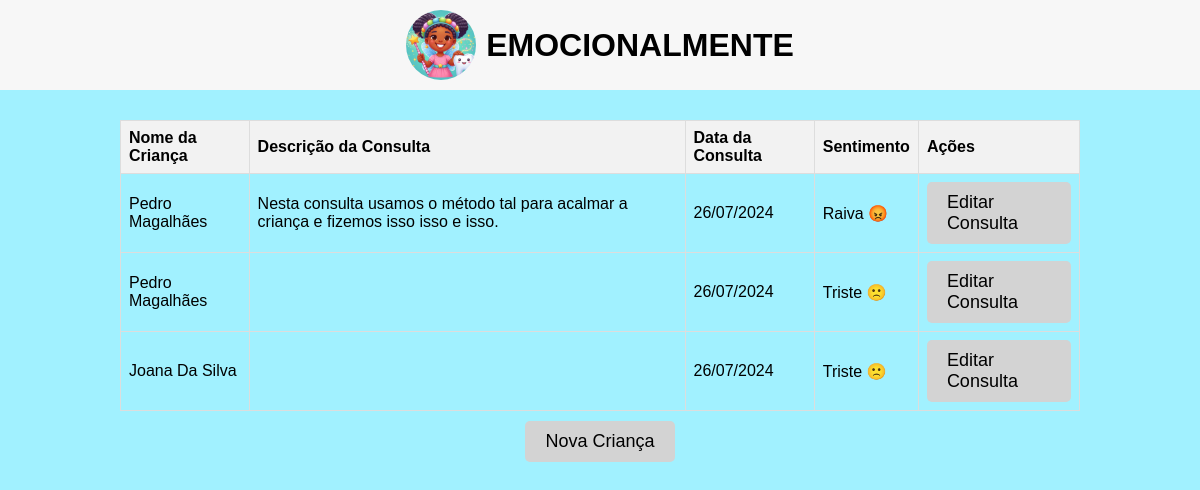
/tabelaConsultas.php (signed in), run on the app's committed database.
### tables this page shows
CREATE TABLE `consulta` (
  `consultaId` int(11) NOT NULL,
  `consultaTxt` mediumtext DEFAULT NULL,
  `criancaId` int(11) NOT NULL,
  `login_medico` varchar(120) NOT NULL,
  `sentimento` varchar(10) DEFAULT NULL,
  `dataConsulta` date DEFAULT NULL
);

CREATE TABLE `crianca` (
  `criancaId` int(11) NOT NULL,
  `cor_pele` varchar(15) DEFAULT NULL,
  `tipo_cabelo` varchar(11) DEFAULT NULL,
  `cor_cabelo` varchar(11) DEFAULT NULL,
  `oculos` int(11) DEFAULT NULL,
  `sentimento` int(11) DEFAULT NULL,
  `nome` varchar(120) DEFAULT NULL,
  `genero` varchar(2) DEFAULT NULL,
  `senha` varchar(120) DEFAULT NULL,
  `login_medico` varchar(150) DEFAULT NULL
);

### tabelaConsultas.php (the view, shortened to what this page needs)
<?php
$servername = "localhost";
$username = "root";
$password = "";
$dbname = "web";
$conn = new mysqli($servername, $username, $password, $dbname);
$login = $_SESSION['login'];
$sqlConsultas = "
    SELECT c.consultaId, c.consultaTxt, c.criancaId, c.dataConsulta, cri.nome, c.sentimento
    FROM consulta c
    JOIN crianca cri ON c.criancaId = cri.criancaId
    WHERE c.login_medico = ?
";
$stmtConsultas = $conn->prepare($sqlConsultas);
$stmtConsultas->bind_param("s", $login);
$stmtConsultas->execute();
$resultConsultas = $stmtConsultas->get_result();
$consultas = [];
if ($resultConsultas->num_rows > 0) {
    while ($row = $resultConsultas->fetch_assoc()) {
        $consultas[] = $row;
    }
}
?>
<!DOCTYPE html>
<html>
<head>
    <link rel="stylesheet" href="stylesTable.css">
</head>
<body>
<div class="header">
    <img src="imgs/image.png" alt="Logo">
    <h1>EMOCIONALMENTE</h1>
</div>
<div class="container">
    <table id="patientsTable">
        <thead>
        <tr>
            <th>Nome da Criança</th>
            <th>Descrição da Consulta</th>
            <th>Data da Consulta</th>
            <th>Sentimento </th>
            <th>Ações</th>
        </tr>
        </thead>
        <tbody>
        <?php foreach ($consultas as $consulta): ?>
            <tr>
                <td><?php echo htmlspecialchars($consulta['nome']); ?></td>
                <td><?php echo htmlspecialchars($consulta['consultaTxt']); ?></td>
                <td><?php echo htmlspecialchars(date('d/m/Y', strtotime($consulta['dataConsulta']))); ?></td>
                <td> <?php
                    switch ($consulta['sentimento']) {
                        case 0:
                            echo 'Triste 🙁';
                            break;
                        case 2:
                            echo 'Raiva 😡';
                            break;
                    }
                    ?></td>
                <td>
                    <a href="editarConsulta.php?id=<?php echo $consulta['consultaId']; ?>" class="button">Editar Consulta</a>
                </td>
            </tr>
        <?php endforeach; ?>
        </tbody>
    </table>
    <a href="novaCrianca.php" class="buttonNova">Nova Criança</a>
</div>
</body>
</html>

### stylesTable.css (style rules this page uses)
body { background-color: #a1f1ff; display: flex; flex-direction: column; align-items: center; justify-content: center; height: 100%; margin: 0; font-family: Arial, sans-serif; }
.header { background-color: #f7f7f7; padding: 10px; width: 100%; box-sizing: border-box; position: fixed; top: 0; display: flex; align-items: center; justify-content: center; z-index: 1000; }
.header img { width: 70px; height: 70px; border-radius: 50%; margin-right: 10px; }
.header h1 { display: inline-block; margin: 0; vertical-align: middle; }
.container { text-align: center; margin-top: 100px; width: 80%; }
table { width: 100%; border-collapse: collapse; margin-top: 20px; }
th, td { border: 1px solid #ddd; padding: 8px; text-align: left; }
th { background-color: #f2f2f2; }
.button { display: inline-block; padding: 10px 20px; background-color: #d3d3d3; border: none; border-radius: 5px; text-decoration: none; color: #000; font-size: 18px; cursor: pointer; }
.buttonNova { display: inline-block; padding: 10px 20px; background-color: #d3d3d3; margin-top: 10px; border: none; border-radius: 5px; text-decoration: none; color: #000; font-size: 18px; cursor: pointer; }

### data on the page
consulta: criancaId.nome "Pedro Magalhães", consultaTxt "Nesta consulta usamos o método tal para acalmar a criança e fizemos isso isso e isso.", dataConsulta "26/07/2024", sentimento "Raiva 😡"
consulta: criancaId.nome "Pedro Magalhães", dataConsulta "26/07/2024", sentimento "Triste 🙁"
consulta: criancaId.nome "Joana Da Silva", dataConsulta "26/07/2024", sentimento "Triste 🙁"
